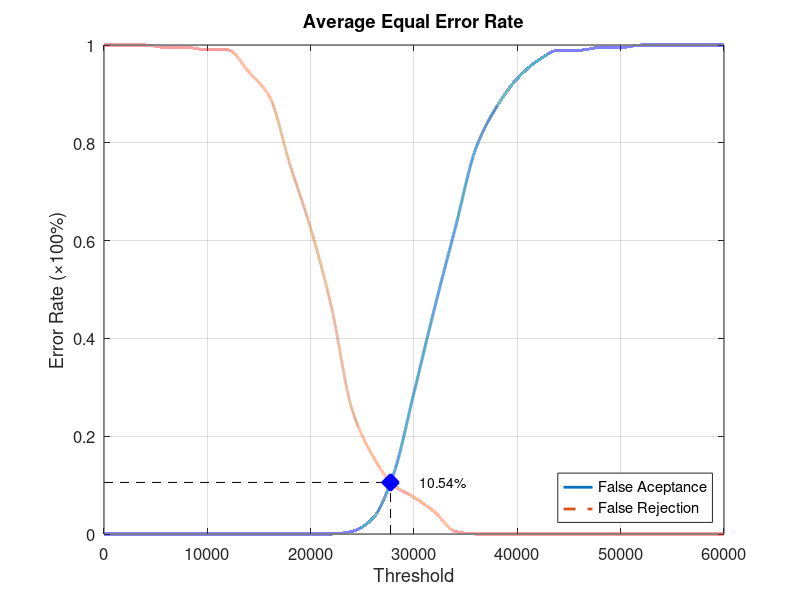
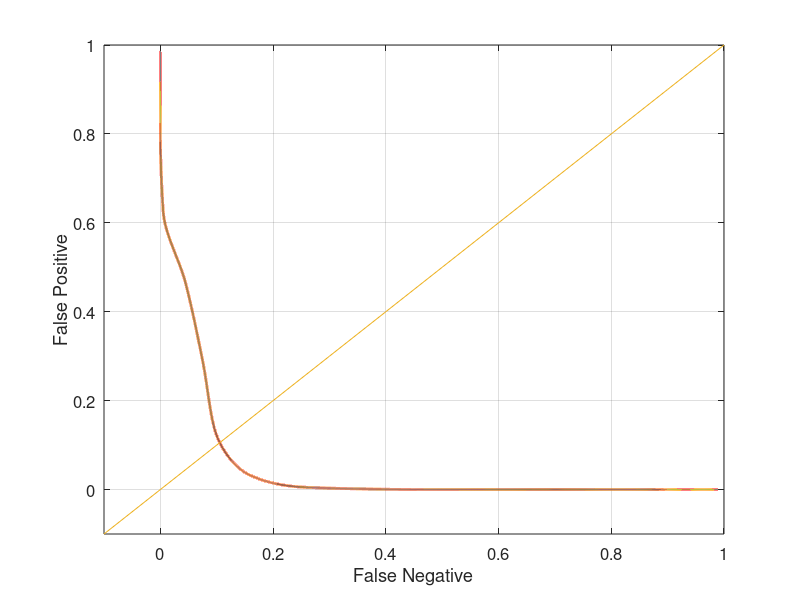

Write MATLAB code to recreate these figures, in order.
function yEER = Database5_2
close all;
clear;
clc;
x = 0:2000:60000;
xq = 0:0.5:60000;

y0 = [0 0 0 0 0 0 0 0 0 0 0 0 0.00526316 0.0315789 0.121053 0.289474 0.463158 0.626316 0.789474 0.873684 0.931579 0.968421 0.989474 0.989474 0.994737 0.994737 1 1 1 1 1];
yy0 = interp1(x, y0, xq, 'pchip');
y1 = [1 1 1 0.995 0.995 0.99 0.99 0.945 0.895 0.755 0.625 0.465 0.255 0.16 0.1 0.075 0.045 0.005 0 0 0 0 0 0 0 0 0 0 0 0 0];
yy1 = interp1(x, y1, xq, 'pchip');

% Calculating EER: 
y2 = abs(y0 - y1);
find(y2 == min(y2))
yy2 = abs(yy0 - yy1);
xEER = find(yy2 == min(yy2));
xEERIndex = xq(xEER) % X-axis EER
yEER = yy0(xEER) % Y-axis EER

main = figure
plot(xq, yy0,'-','LineWidth', 2);	hold on
plot(xq, yy1,'--','LineWidth', 2);	hold on
plot([xEERIndex xEERIndex], [0 yEER], 'k--');	hold on
plot([0 xEERIndex], [yEER yEER], 'k--');	hold on
plot(xEERIndex, yEER, 'bx', 'LineWidth', 10);	hold on
text(xEERIndex + 10 * xEERIndex / 100, yEER, [num2str(round((10000 * yEER)) / 100) '%'])
legend('False Aceptance', 'False Rejection', 'Location', 'SouthEast')
xlabel('Threshold')
ylabel('Error Rate (\times100%)')
title('Average Equal Error Rate')
set(gca, 'FontSize', 12)
axis([0 60000 0 1])
grid on

print(main, 'Database5_2Main', '-dpng');
FNRxFPR = figure('Color', [1 1 1]);
plot(yy1, yy0, '-', yy1, yy0, 'LineWidth', 2);
hold on
y = -0.1:0.1:1
plot(y, y); 
set(gca, 'FontSize', 12)
xlabel('False Negative')
ylabel('False Positive')
axis([-0.1 1 -0.1 1])
set(gca, 'FontSize', 12)
grid on

print(FNRxFPR, 'Database5_2FNRxFPR','-dpng');
end
